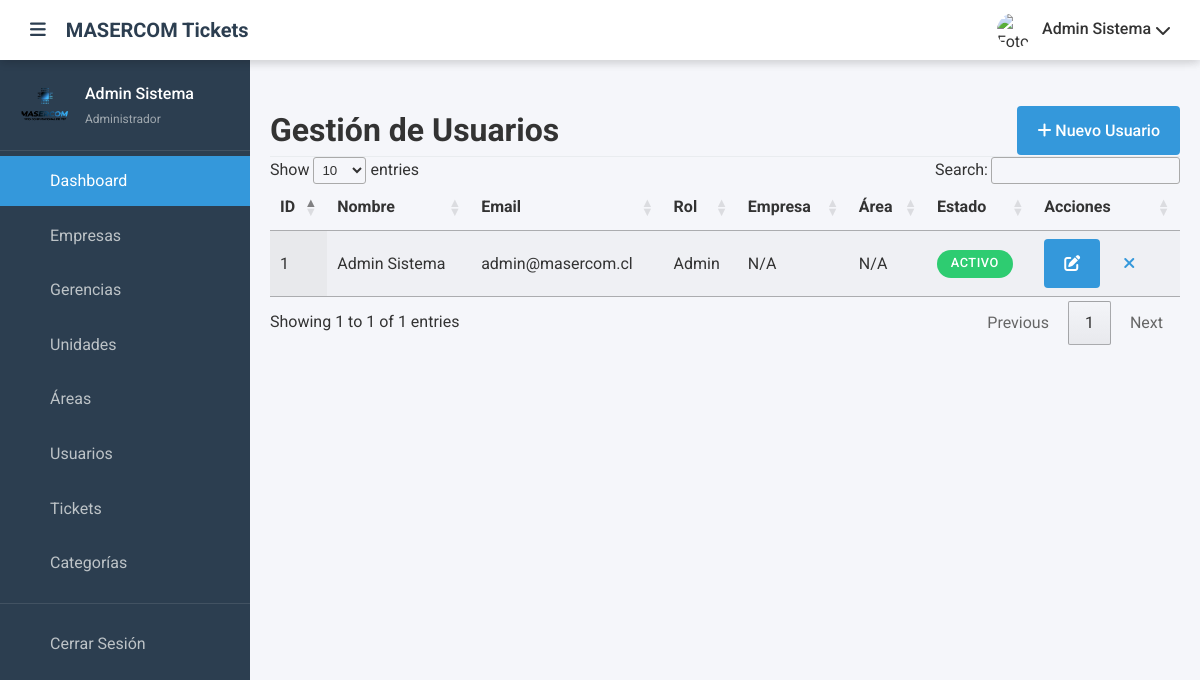
The app's page /admin/usuarios.php (signed in), older data.
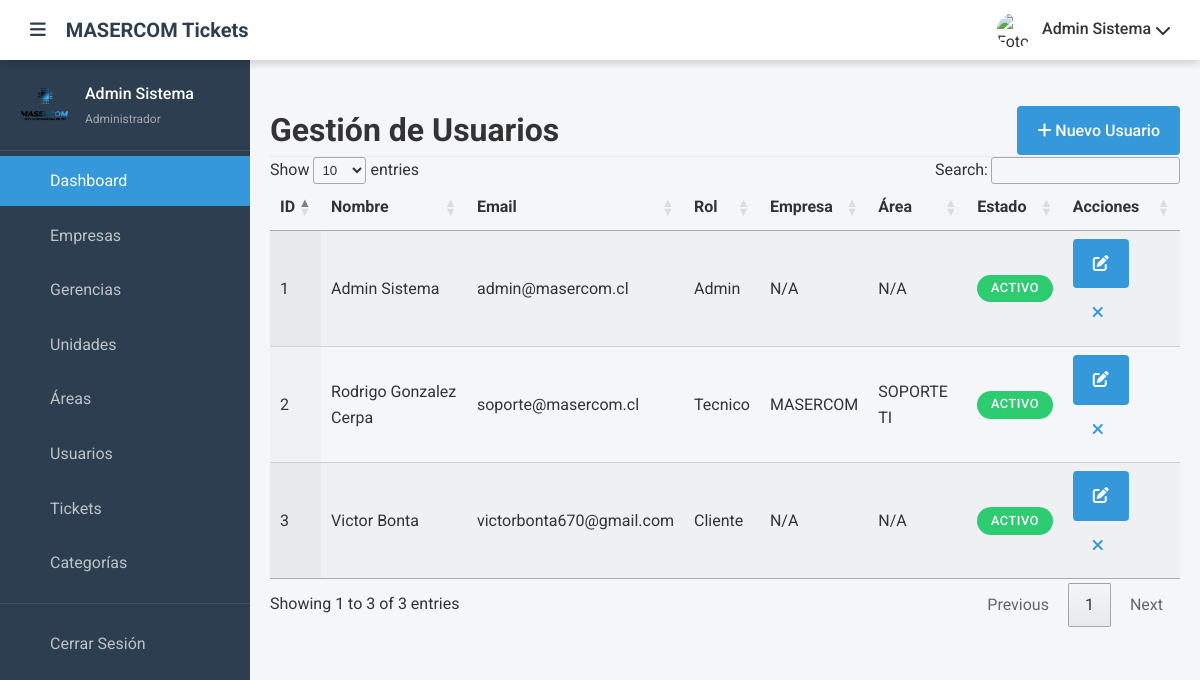
The same page, newer data.
### tables this page shows
CREATE TABLE `usuarios` (
  `id` int(11) NOT NULL,
  `id_empresa` int(11) DEFAULT NULL,
  `id_area` int(11) DEFAULT NULL,
  `nombre` varchar(100) NOT NULL,
  `apellido` varchar(100) NOT NULL,
  `email` varchar(100) NOT NULL,
  `password` varchar(255) NOT NULL,
  `rol` enum('admin','tecnico','cliente') NOT NULL,
  `foto_perfil` varchar(255) DEFAULT NULL,
  `estado` tinyint(1) DEFAULT 1,
  `ultimo_login` datetime DEFAULT NULL,
  `fecha_creacion` datetime DEFAULT current_timestamp()
);

CREATE TABLE `empresas` (
  `id` int(11) NOT NULL,
  `nombre` varchar(100) NOT NULL,
  `direccion` text DEFAULT NULL,
  `telefono` varchar(20) DEFAULT NULL,
  `estado` tinyint(1) DEFAULT 1,
  `fecha_creacion` datetime DEFAULT current_timestamp()
);

CREATE TABLE `areas` (
  `id` int(11) NOT NULL,
  `id_unidad` int(11) NOT NULL,
  `nombre` varchar(100) NOT NULL,
  `descripcion` text DEFAULT NULL,
  `estado` tinyint(1) DEFAULT 1,
  `fecha_creacion` datetime DEFAULT current_timestamp()
);

### admin/usuarios.php (the view, shortened to what this page needs)
<?php
$db = new Database();
$conn = $db->getConnection();
$action = $_GET['action'] ?? 'list';
$stmt = $conn->query("SELECT u.*, e.nombre as empresa_nombre, a.nombre as area_nombre
                      FROM usuarios u
                      LEFT JOIN empresas e ON u.id_empresa = e.id
                      LEFT JOIN areas a ON u.id_area = a.id
                      ORDER BY u.nombre, u.apellido");
$usuarios = $stmt->fetchAll(PDO::FETCH_ASSOC);
include_once '../includes/header.php';
?>
<!DOCTYPE html>
<html lang="es">
<head>
    <link rel="stylesheet" href="../assets/css/style.css">
    <link rel="stylesheet" href="../assets/css/dashboard.css">
    <link rel="stylesheet" href="https://cdn.datatables.net/1.11.5/css/jquery.dataTables.min.css">
    <link rel="stylesheet" href="https://cdnjs.cloudflare.com/ajax/libs/font-awesome/6.0.0-beta3/css/all.min.css">
    <link rel="stylesheet" href="../assets/css/profesional.css">
</head>
<body>
    <?php include '../includes/header.php'; ?>
    <div class="container">
        <?php include 'sidebar.php'; ?>
        <main class="main-content">
            <div class="page-header">
                <h1>Gestión de Usuarios</h1>
                <div class="actions">
                     <?php if ($action != 'list'): ?>
                    <a href="usuarios.php" class="btn btn-secondary"><i class="fas fa-arrow-left"></i> Volver</a>
                    <?php else: ?>
                    <a href="usuarios.php?action=create" class="btn btn-primary"><i class="fas fa-plus"></i> Nuevo Usuario</a>
                    <?php endif; ?>
                </div>
            </div>
            <?php if ($action == 'list'): ?>
                 <div class="card">
                    <div class="card-body">
                        <table id="usuariosTable" class="display" style="width:100%">
                           <thead>
                                <tr>
                                    <th>ID</th>
                                    <th>Nombre</th>
                                    <th>Email</th>
                                    <th>Rol</th>
                                    <th>Empresa</th>
                                    <th>Área</th>
                                    <th>Estado</th>
                                    <th>Acciones</th>
                                </tr>
                            </thead>
                            <tbody>
                                <?php foreach ($usuarios as $usuario): ?>
                                    <tr>
                                        <td><?php echo $usuario['id']; ?></td>
                                        <td><?php echo htmlspecialchars($usuario['nombre'] . ' ' . $usuario['apellido']); ?></td>
                                        <td><?php echo htmlspecialchars($usuario['email']); ?></td>
                                        <td><?php echo ucfirst($usuario['rol']); ?></td>
                                        <td><?php echo htmlspecialchars($usuario['empresa_nombre'] ?? 'N/A'); ?></td>
                                        <td><?php echo htmlspecialchars($usuario['area_nombre'] ?? 'N/A'); ?></td>
                                        <td><span class="badge <?php echo $usuario['estado'] ? 'badge-success' : 'badge-danger'; ?>"><?php echo $usuario['estado'] ? 'Activo' : 'Inactivo'; ?></span></td>
                                        <td>
                                            <a href="usuarios.php?action=edit&id=<?php echo $usuario['id']; ?>" class="btn btn-sm btn-primary" title="Editar"><i class="fas fa-edit"></i></a>
                                            <a href="usuarios.php?toggle=1&id=<?php echo $usuario['id']; ?>" class="btn btn-sm btn-<?php echo $usuario['estado'] ? 'warning' : 'success'; ?>" title="<?php echo $usuario['estado'] ? 'Desactivar' : 'Activar'; ?>"><i class="fas fa-<?php echo $usuario['estado'] ? 'times' : 'check'; ?>"></i></a>
                                        </td>
                                    </tr>
                                <?php endforeach; ?>
                            </tbody>
                        </table>
                    </div>
                </div>
            <?php endif; ?>
        </main>
    </div>
</body>
</html>

Row changes from the older to the newer data that the page shows:
added usuarios: id "2", nombre+apellido "Rodrigo Gonzalez Cerpa", email "soporte@masercom.cl", rol "Tecnico", id_empresa.nombre "MASERCOM", id_area.nombre "SOPORTE TI", estado "ACTIVO"
added usuarios: id "3", nombre+apellido "Victor Bonta", email "victorbonta670@gmail.com", rol "Cliente", empresa_nombre "N/A", area_nombre "N/A", estado "ACTIVO"
Text that changed along with them:
text written by a page script: "Show entries Search: Showing 1 to 1 of 1 entries Previous 1 Next" → "Show entries Search: Showing 1 to 3 of 3 entries Previous 1 Next"
